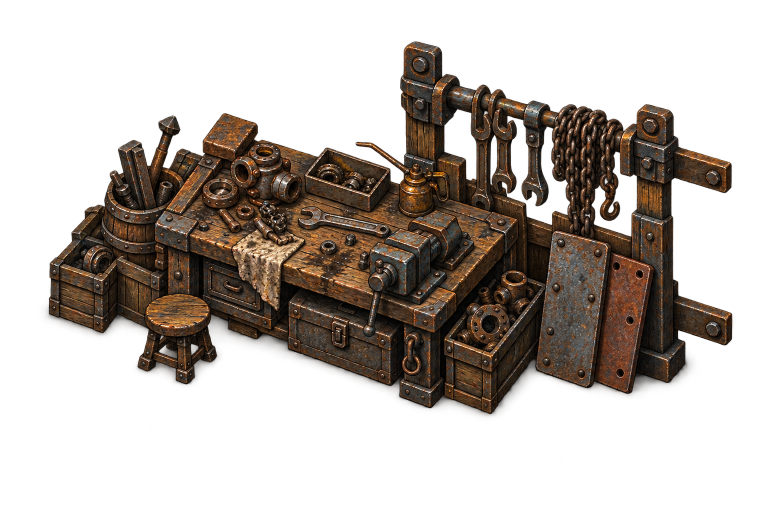
#> input picture fundo_ferro_standalone/assets/bench.png, 1536 x 1024 px, given in place of hanging_house.png, which was not available (shown at 1/2 size)
$ python audit_cabos_art.py
#> lines starting #> are read from the running program, lines starting #| are printed output that depends on the picture; pictures that were not available may be replaced by others from this repository, and a replacement may not be noted
"""Read-only source audit; creates metadata and QA previews, never production sprites."""
from pathlib import Path
import hashlib,json
from PIL import Image,ImageDraw

root=Path(__file__).resolve().parents[1]
out=root/'assets/reconstruction/cabos_parallel/audit_v1'
out.mkdir(exist_ok=True)
specs=[
 ('hanging_house','assets/reconstruction/cabos_parallel/hanging_house.png',.28,{'beam_w':(210,112),'beam_e':(1160,112),'door_s':(565,931)},[350,900,1010,974],{'door_width_native':80},'Revised scale: visible total about367px; door22px. Upper beams need real structural attachments; roof is not a walkable surface.'),
 ('suspension_bridge_ew','assets/reconstruction/cabos_parallel/suspension_bridge_ew.png',.26,{'deck_w':(60,375),'deck_e':(2105,375),'anchor_w':(181,205),'anchor_e':(1980,205)},None,{'clear_projected_depth_native_range':[105,150]},'Secondary narrow crossing. Center sags; deck depth27–39px at this scale. Measure collision corridor separately.'),
 ('walkway_t_junction_clean','assets/reconstruction/cabos_parallel/walkway_t_junction_clean.png',.38,{'deck_w':(50,680),'deck_e':(1490,680),'deck_n':(772,170),'support_center':(774,740)},None,{'branch_clear_width_native_range':[95,120],'ew_clear_projected_depth_native_range':[85,105]},'Total width570px; north branch36–46px, E-W projected clear depth32–40px. Needs strengthened support under center. Not a spawn platform by itself.'),
 ('power_messenger_anchor','assets/reconstruction/cabos_parallel/power_messenger_anchor.png',.16,{'socket_w':(385,51),'socket_e':(1097,164),'base':(705,1070)},[577,1038,850,1098],{},'Visible width133px. Power/message mast; not a certified main load-bearing support.'),
 ('stairs_reuse','assets/infrastructure/stairs.png',.65,{'upper_n':(140,31),'lower_s':(141,189)},[56,181,238,211],{'clear_width_native_range':[76,132]},'Existing ground-to-walkway access. Clear width49–86px, upper landing is the bottleneck. Upper terminal must meet actual deck height; short stair flight is not a lift or high tower ladder.'),
 ('walkway_reuse','assets/infrastructure/walkway.png',.6,{'deck_n':(143,30),'deck_s':(143,246)},None,{'clear_width_native_range':[110,170]},'Clear N-S width66–102px. Existing wider access/landing segment. Place at stair/T transitions; preserve camera rather than rotate baked image indiscriminately.'),
 ('cable_tower_reuse','assets/region/cable_tower.png',.4,{'beam_w':(239,118),'beam_e':(488,158),'platform':(370,338),'base':(371,711)},[264,665,505,756],{},'Existing structural tower, suitable repeated intermediate anchorage near deck terminals and reinforced T. Beam points are at different projected heights; placement needs independent alignment. Keeps small hut/hoists; avoid dense repeated silhouette.'),
 ('service_arch_reuse','assets/infrastructure/service_arch.png',.8,{'crown':(105,54),'base':(105,134)},[8,113,196,141],{},'Low retaining/contact support at Forjas entrance, not full elevated-span support by itself.'),
]
protected={p.relative_to(root).as_posix():hashlib.sha256(p.read_bytes()).hexdigest() for folder in ['assets/reconstruction/cabos_parallel','assets/reconstruction/docas_parallel','assets/reconstruction/forjas_parallel','assets/reconstruction/amarras_parallel','assets/infrastructure','assets/region'] for p in (root/folder).rglob('*.png') if 'audit_v1' not in p.parts}
entries=[]
sheet=Image.new('RGB',(1800,1480),(119,129,119)); d=ImageDraw.Draw(sheet)
#> after `sheet = Image.new('RGB', (1800, 1480), (119, 129, 119))`:
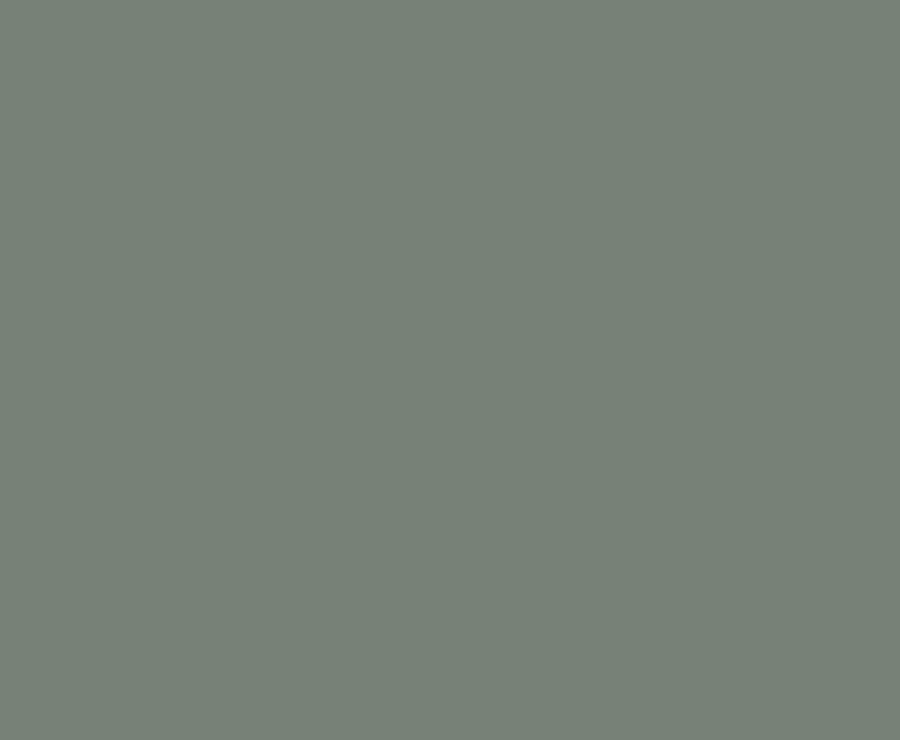
#> sheet: PIL image 1800x1480 RGB (shown at 1/2 size); mean R, G, B 119, 129, 119
for i,(name,path,scale,points,base,measure,note) in enumerate(specs):
 im=Image.open(root/path).convert('RGBA'); a=im.getchannel('A'); bbox=a.point(lambda v:255 if v>16 else 0).getbbox(); w,h=im.size
#> further down, im is the input picture: PIL image 1536x1024 RGBA; mean R, G, B, A 39.5, 28.6, 19.9, 93.8
#> after `a = im.getchannel('A')`:
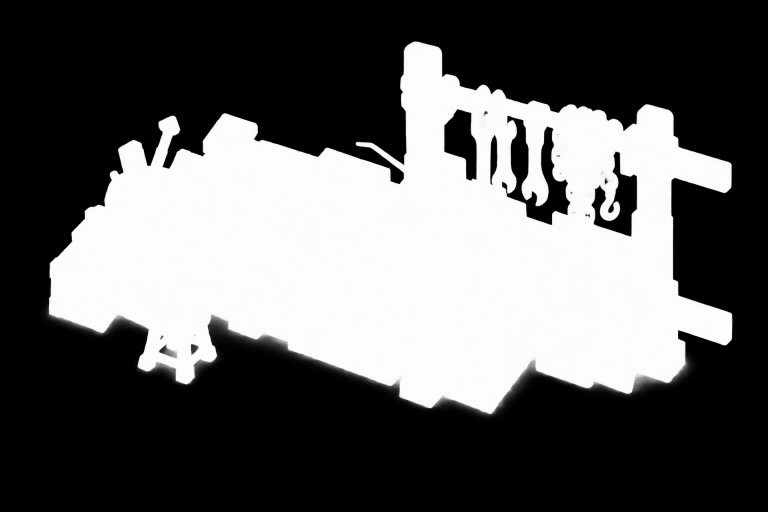
#> a: PIL image 1536x1024 L (shown at 1/2 size); min 0, max 254, mean 93.8
#> after `bbox = a.point(lambda v: 255 if v > 16 else 0).getbbox()`: bbox = (90, 82, 1466, 834)
#> after `w, h = im.size`: w = 1536; h = 1024
 entry={'name':name,'path':path,'sha256':hashlib.sha256((root/path).read_bytes()).hexdigest(),'canvas':[w,h],'alpha_extrema':a.getextrema(),'visible_bbox_gt16':bbox,'visible_margin_px':min(bbox[0],bbox[1],w-bbox[2],h-bbox[3]),'suggested_uniform_scale':scale,'visible_world_size': [round((bbox[2]-bbox[0])*scale,1),round((bbox[3]-bbox[1])*scale,1)],'connections_native_estimated':points,'connections_offset_center_world':{k:[round((x-w/2)*scale,2),round((y-h/2)*scale,2)] for k,(x,y) in points.items()},'floor_contact_bbox_native_estimated':base,'visual_measurements_estimated':measure,'notes':note,'status':'art audit only; placement/collision/occlusion not validated'}
 entries.append(entry)
 col=i%2; row=i//2; x=col*900+30; y=row*370+45
 d.text((x,y-28),name+f'  scale {scale}  world {entry["visible_world_size"]}',fill='white')
 # Show full canvas at exactly proposed gameplay scale, no crop or source change.
 preview=im.resize((round(w*scale),round(h*scale)),Image.Resampling.LANCZOS)
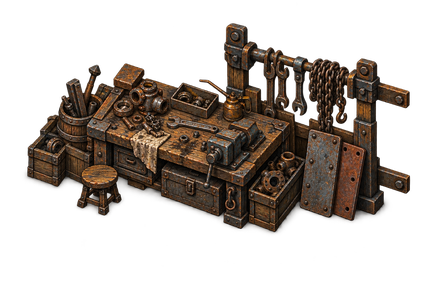
#> preview: PIL image 430x287 RGBA; mean R, G, B, A 28.3, 20.6, 14.6, 93.8; transparent parts drawn white
 sheet.paste(preview,(x,y),preview)
 for label,(px,py) in points.items():
  qx=x+round(px*scale);qy=y+round(py*scale)
  d.ellipse((qx-3,qy-3,qx+3,qy+3),outline=(50,235,250),width=1)
  d.text((qx+5,qy),label,fill=(50,235,250))
 if base:
  d.rectangle((x+round(base[0]*scale),y+round(base[1]*scale),x+round(base[2]*scale),y+round(base[3]*scale)),outline=(255,224,60),width=1)
 d.line((x+650,y+30,x+674,y+30),fill='white',width=2);d.text((x+650,y+40),'24px',fill='white')
#> pass 2 of the loop `for i,(name,path,scale,points,base,measure,note) in enumerate(specs):`:
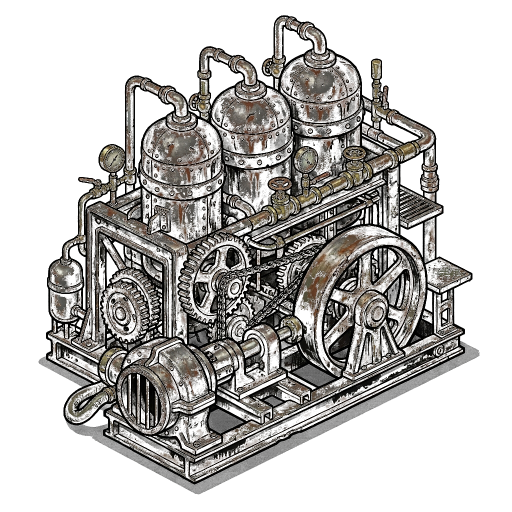
#> input picture fundo_ferro_standalone/assets/bomba_esgoto.png, 1024 x 1024 px, given in place of suspension_bridge_ew.png, which was not available (shown at 1/2 size)
#> im is the input picture: PIL image 1024x1024 RGBA; mean R, G, B, A 46.2, 43.5, 40.3, 78.9
#> `a = im.getchannel('A')`:
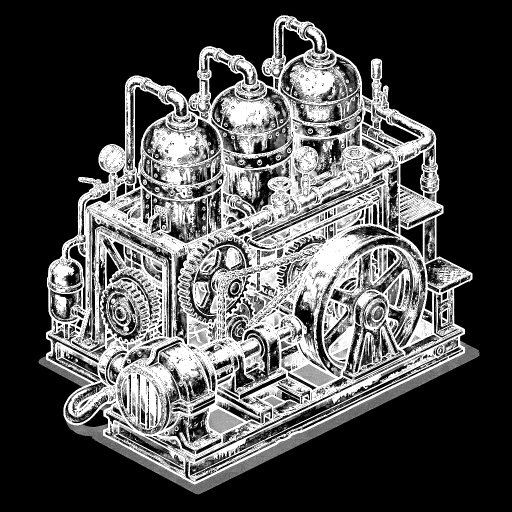
#> a: PIL image 1024x1024 L (shown at 1/2 size); min 0, max 255, mean 78.9
#> bbox = (77, 30, 960, 989)
#> preview: PIL image 266x266 RGBA
#> `sheet.paste(preview,(x,y),preview)`:
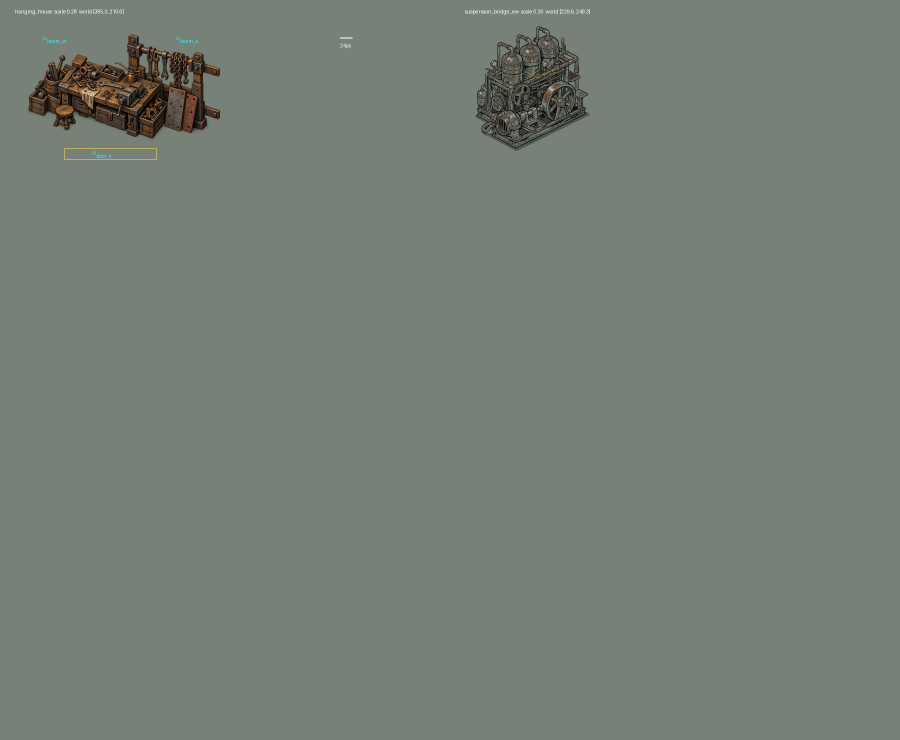
#> sheet: PIL image 1800x1480 RGB (shown at 1/2 size); mean R, G, B 117.7, 127.1, 117
#> (the run stopped early here; a loop or call above may not have finished)
